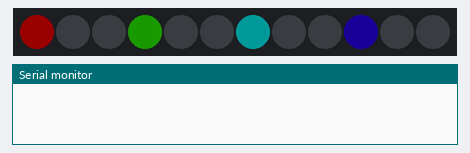
Recording of a program running on a simulated Arduino Nano, built with avr-gcc and run on an emulated ATmega328P. On the bench: 12 RGB LEDs in strip order, left to right, the last lines printed to the serial monitor. Dim RGB values are drawn brighter than linear.

Above: at 0.2 s.
At 2.23 s:
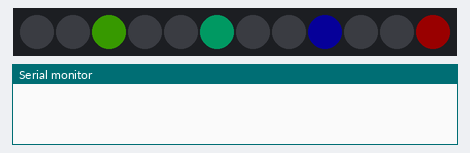
At 4.26 s:
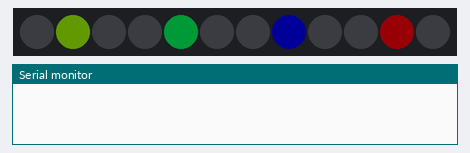
At 6.29 s:
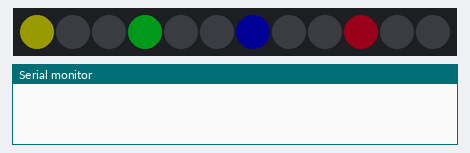
At 10.34 s:
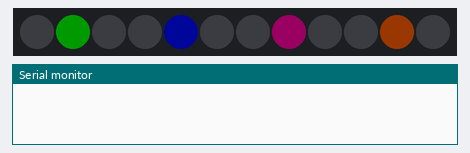
At 12.78 s:
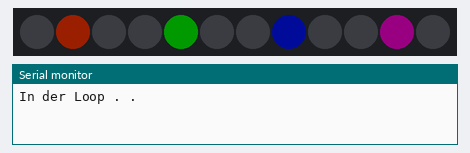

The program:

main.cpp
```cpp
/*
 Beschreibung   : LED Test mit 12 LED
                :
 Arduino     	: UNO
 Modul ID    	:
 Datum       	: 26.11.2023
 Version:       : V1.0 (Änderung des Programms)
 Schaltung in	: keine
 Hardwareinfo	: DI -> 6 (Anschluß Pin 6, Steuerung, +5V , GND)
 ToDo			: Taster zum weiterschalten der Programme, Poti für die Laufgeschwindigkeit
 Status      	: OK
 Einsatz	    : Test Board
 Vorlage        : LED_9
 Programm		: PlatformIO
 auf Gerät		: Dell-
*/

// ****************** Biblioteken einbindenn **********************************it

#include <Arduino.h>
#include <Nano_9_LED.h>
#include <Adafruit_NeoPixel.h>

#ifdef __AVR__
 #include <avr/power.h> // Required for 16 MHz Adafruit Trinket
#endif
#define PIN			6
#define NUMPIXEL	12
Adafruit_NeoPixel pixels = Adafruit_NeoPixel(NUMPIXEL, PIN, NEO_GRB + NEO_KHZ800);
int count = 3;		// der wievielte Punkt wird angesteuert
#define DELAYVAL 400
// put function declarations here:
void Punkt_L();
void Punkt_R();
void Band_L();
void Band_R();
void Test(int wait);


void setup() {
#if defined(__AVR_ATtiny85__) && (F_CPU == 16000000)
  clock_prescale_set(clock_div_1);
#endif
	// FastLED.addLeds<NEOPIXEL, 6>(leds, NUM_LEDS); // Art der LEDs,PIN-Anschluß (Name, Anzahl der LEDs)
	pixels.begin();
	pixels.setBrightness(BRIGHTNESS);                   // Setzt die Helligkeit
	Serial.begin(9600);
}

// The loop function is called in an endless loop
void loop() {
	pixels.clear();
	Test(DELAYVAL);

  Serial.println("In der Loop . . ");
	for (int z = 0; z <= 10; z++) {
		// Punkt_L();
		// Punkt_R();
	}
	for (int i = 0; i <= 10; i++) {
		// Band_L();
	    // Band_R();
	}
} // Loop

void Test(int wait) {
    int firstPixelHue = 0;
	for (int a = 0; a < 10; a++) 	{
		for (int b = 0; b < count; b++) {
			pixels.clear();
			for (uint8_t c = b; c < pixels.numPixels(); c += count) 			{
				int hue = firstPixelHue + c * 65536L / pixels.numPixels();
				uint32_t color = pixels.gamma32(pixels.ColorHSV(hue));
				pixels.setPixelColor(c, color);
			}
			pixels.show();
			delay(wait);
			firstPixelHue += 65536 / 90;

		}

		// pixels.setPixelColor(i, pixels.Color(0,150,0));
		// pixels.show();
		// delay(DELAYVAL);
	}

}
/*
void Punkt_L() {                                  // ein einzelner Punkt in Blau
	static uint8_t hue;                              // Variable für den Farbton

	for (int z = 0; z < NUM_LEDS; z++) {                // alle LEDS durchlaufen
		leds[z] = (hue + random16(), 255, 255);             // die entsprechende Led an
		strip.show();                         // und nun ausgeben und anzeigen
		strip.delay(Zeit);                                    // Zeit abwarten
		if (z <= NUM_LEDS) {                     // wenn die letzte LED erreicht
			for (int z = 0; z < NUM_LEDS; z++) {      // wieder alle durchlaufen
				leds[z] = CRGB::Black;             // schaltet alle LEDs auf aus
				strip.show();                 // und nun ausgeben und anzeigen
			}
		}
	}
}

void Punkt_R() {                                  // ein einzelner Punkt in Blau
	static uint8_t hue;                              // Variable für den Farbton
	for (int z = NUM_LEDS - 1; z > 0; z--) {            // alle LEDS durchlaufen
		leds[z] = CHSV(hue + random16(), 255, 255);  // die entsprechende Led an
		strip.show();                         // und nun ausgeben und anzeigen
		strip.delay(Zeit);                                    // Zeit abwarten
		if (z <= NUM_LEDS) {                     // wenn die letzte LED erreicht
			for (int z = NUM_LEDS -1; z > 0; z--) {  // wieder alle durchlaufen
				leds[z] = CRGB::Black;             // schaltet alle LEDs auf aus
				strip.show();                 // und nun ausgeben und anzeigen
			}
		}
	}
}

void Band_L() { // Schaltet nacheinander alle LEDs ein und anschliessend nacheinander alle wieder aus
	static uint8_t hue;                              // Variable für den Farbton
	for (int z = 0; z < NUM_LEDS; z++) {                // alle LEDS durchlaufen
		leds[z] = CHSV(hue + random16(), 255, 255);  // die entsprechende Led an
		strip.show();                         // und nun ausgeben und anzeigen
		strip.delay(Zeit);                                    // Zeit abwarten
	}
	for (int z = 0; z < NUM_LEDS; z++) {              // wieder alle durchlaufen
		leds[z] = CRGB::Black;            // schaltet alle LEDs nacheinander aus
		strip.show();                                 // ausgeben und anzeigen
		strip.delay(Zeit);                     // und wieder die Zeit abwarten
	}
}


void Band_R() { // Schaltet nacheinander alle LEDs ein und anschliessend nacheinander alle wieder aus andere Richtung
	static uint8_t hue;                              // Variable für den Farbton
	for (int z = NUM_LEDS - 1; z > -1; z--) {           // alle LEDS durchlaufen
		leds[z] = CHSV(hue + random16(), 255, 255);  // die entsprechende Led an
		strip.show();                         // und nun ausgeben und anzeigen
		strip.delay(Zeit);                                    // Zeit abwarten
	}
	for (int z = NUM_LEDS - 1; z > 0; z--) {          // wieder alle durchlaufen
		leds[z] = CRGB::Black;            // schaltet alle LEDs nacheinander aus
		strip.show();                                 // ausgeben und anzeigen
		strip.delay(Zeit);                     // und wieder die Zeit abwarten
	}
}

*/
```

Nano_9_LED.h
```cpp
// Only modify this file to include
// - function definitions (prototypes)
// - include files
// - extern variable definitions
// In the appropriate section

#ifndef _Nano_9_LED_H_
#define _Nano_9_LED_H_

//add your includes for the project Nano_9_LED here
#include "Arduino.h"
#include <Adafruit_NeoPixel.h>
#include <math.h>

//add your function definitions for the project Nano_9_LED here
// #define NUM_LEDS 12                                      // Anzahl der LEDS im Strip
#define BRIGHTNESS 25                                    // festlegen der Helligkeit
// CRGBArray<NUM_LEDS> leds;                        // Definiert das Array für die LEDS
int Anz = 3;                                      // Anzahl der Durchläufe pro Punkt
int Zeit = 150;

//Do not add code below this line
#endif /* _Nano_9_LED_H_ */
```

Measured:
- by itself, everything shown: repeats every 12.2 s, in 30 steps
- what the display in image 1 shows lasts 0.4 s, from 2.0 s to 2.4 s
